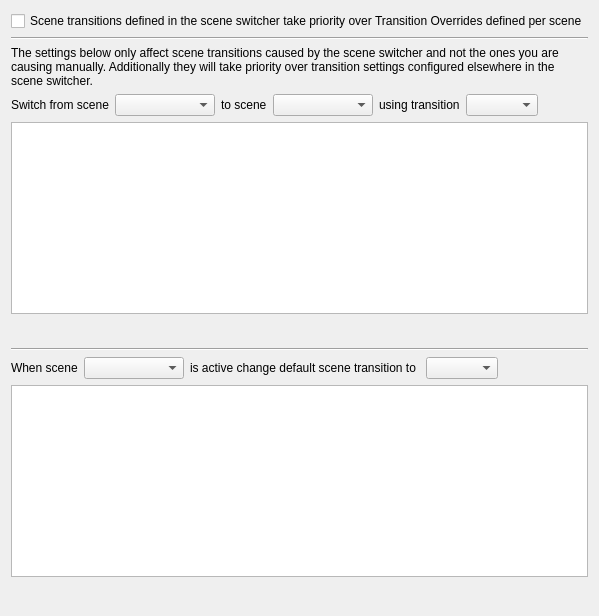
     <widget class="QWidget" name="transitionsTab">
      <attribute name="title">
       <string notr="true">Transition</string>
      </attribute>
      <layout class="QVBoxLayout" name="verticalLayout_15">
       <item>
        <layout class="QVBoxLayout" name="verticalLayout_14">
         <item>
          <widget class="QCheckBox" name="transitionOverridecheckBox">
           <property name="text">
            <string>Scene transitions defined in the scene switcher take priority over Transition Overrides defined per scene</string>
           </property>
          </widget>
         </item>
         <item>
          <widget class="Line" name="line_17">
           <property name="orientation">
            <enum>Qt::Horizontal</enum>
           </property>
          </widget>
         </item>
         <item>
          <widget class="QLabel" name="label_36">
           <property name="text">
            <string>&lt;html&gt;&lt;head/&gt;&lt;body&gt;&lt;p&gt;The settings below only affect scene transitions caused by the scene switcher and not the ones you are causing manually. Additionally they will take priority over transition settings configured elsewhere in the scene switcher.&lt;/p&gt;&lt;/body&gt;&lt;/html&gt;</string>
           </property>
           <property name="wordWrap">
            <bool>true</bool>
           </property>
          </widget>
         </item>
         <item>
          <layout class="QHBoxLayout" name="horizontalLayout_18">
           <item>
            <widget class="QLabel" name="label_19">
             <property name="text">
              <string>Switch from scene</string>
             </property>
            </widget>
           </item>
           <item>
            <widget class="QComboBox" name="transitionsScene1">
             <property name="sizePolicy">
              <sizepolicy hsizetype="Maximum" vsizetype="Fixed">
               <horstretch>0</horstretch>
               <verstretch>0</verstretch>
              </sizepolicy>
             </property>
             <property name="minimumSize">
              <size>
               <width>100</width>
               <height>0</height>
              </size>
             </property>
            </widget>
           </item>
           <item>
            <widget class="QLabel" name="label_20">
             <property name="text">
              <string>to scene</string>
             </property>
            </widget>
           </item>
           <item>
            <widget class="QComboBox" name="transitionsScene2">
             <property name="sizePolicy">
              <sizepolicy hsizetype="Maximum" vsizetype="Fixed">
               <horstretch>0</horstretch>
               <verstretch>0</verstretch>
              </sizepolicy>
             </property>
             <property name="minimumSize">
              <size>
               <width>100</width>
               <height>0</height>
              </size>
             </property>
            </widget>
           </item>
           <item>
            <widget class="QLabel" name="label_21">
             <property name="text">
              <string>using transition</string>
             </property>
            </widget>
           </item>
           <item>
            <widget class="QComboBox" name="transitionsTransitions"/>
           </item>
           <item>
            <spacer name="horizontalSpacer_16">
             <property name="orientation">
              <enum>Qt::Horizontal</enum>
             </property>
             <property name="sizeHint" stdset="0">
              <size>
               <width>40</width>
               <height>20</height>
              </size>
             </property>
            </spacer>
           </item>
          </layout>
         </item>
         <item>
          <widget class="QListWidget" name="sceneTransitions">
           <property name="sizePolicy">
            <sizepolicy hsizetype="Expanding" vsizetype="Expanding">
             <horstretch>0</horstretch>
             <verstretch>0</verstretch>
            </sizepolicy>
           </property>
           <property name="sortingEnabled">
            <bool>true</bool>
           </property>
          </widget>
         </item>
         <item>
          <layout class="QHBoxLayout" name="horizontalLayout_19">
           <property name="spacing">
            <number>4</number>
           </property>
           <item>
            <widget class="QPushButton" name="transitionsAdd">
             <property name="maximumSize">
              <size>
               <width>22</width>
               <height>22</height>
              </size>
             </property>
             <property name="flat">
              <bool>true</bool>
             </property>
             <property name="themeID" stdset="0">
              <string notr="true">addIconSmall</string>
             </property>
            </widget>
           </item>
           <item>
            <widget class="QPushButton" name="transitionsRemove">
             <property name="maximumSize">
              <size>
               <width>22</width>
               <height>22</height>
              </size>
             </property>
             <property name="flat">
              <bool>true</bool>
             </property>
             <property name="themeID" stdset="0">
              <string notr="true">removeIconSmall</string>
             </property>
            </widget>
           </item>
           <item>
            <spacer name="horizontalSpacer_17">
             <property name="orientation">
              <enum>Qt::Horizontal</enum>
             </property>
             <property name="sizeHint" stdset="0">
              <size>
               <width>5</width>
               <height>20</height>
              </size>
             </property>
            </spacer>
           </item>
          </layout>
         </item>
        </layout>
       </item>
       <item>
        <widget class="Line" name="line_3">
         <property name="orientation">
          <enum>Qt::Horizontal</enum>
         </property>
        </widget>
       </item>
       <item>
        <layout class="QVBoxLayout" name="verticalLayout_12">
         <item>
          <layout class="QHBoxLayout" name="horizontalLayout_30">
           <item>
            <widget class="QLabel" name="label_33">
             <property name="text">
              <string>When scene</string>
             </property>
            </widget>
           </item>
           <item>
            <widget class="QComboBox" name="defaultTransitionsScene">
             <property name="sizePolicy">
              <sizepolicy hsizetype="Maximum" vsizetype="Fixed">
               <horstretch>0</horstretch>
               <verstretch>0</verstretch>
              </sizepolicy>
             </property>
             <property name="minimumSize">
              <size>
               <width>100</width>
               <height>0</height>
              </size>
             </property>
            </widget>
           </item>
           <item>
            <widget class="QLabel" name="label_34">
             <property name="text">
              <string>is active change default scene transition to </string>
             </property>
            </widget>
           </item>
           <item>
            <widget class="QComboBox" name="defaultTransitionsTransitions"/>
           </item>
           <item>
            <spacer name="horizontalSpacer_28">
             <property name="orientation">
              <enum>Qt::Horizontal</enum>
             </property>
             <property name="sizeHint" stdset="0">
              <size>
               <width>40</width>
               <height>20</height>
              </size>
             </property>
            </spacer>
           </item>
          </layout>
         </item>
         <item>
          <widget class="QListWidget" name="defaultTransitions">
           <property name="sizePolicy">
            <sizepolicy hsizetype="Expanding" vsizetype="Expanding">
             <horstretch>0</horstretch>
             <verstretch>0</verstretch>
            </sizepolicy>
           </property>
           <property name="sortingEnabled">
            <bool>true</bool>
           </property>
          </widget>
         </item>
         <item>
          <layout class="QHBoxLayout" name="horizontalLayout_29">
           <item>
            <widget class="QPushButton" name="defaultTransitionsAdd">
             <property name="maximumSize">
              <size>
               <width>22</width>
               <height>22</height>
              </size>
             </property>
             <property name="flat">
              <bool>true</bool>
             </property>
             <property name="themeID" stdset="0">
              <string notr="true">addIconSmall</string>
             </property>
            </widget>
           </item>
           <item>
            <widget class="QPushButton" name="defaultTransitionsRemove">
             <property name="maximumSize">
              <size>
               <width>22</width>
               <height>22</height>
              </size>
             </property>
             <property name="flat">
              <bool>true</bool>
             </property>
             <property name="themeID" stdset="0">
              <string notr="true">removeIconSmall</string>
             </property>
            </widget>
           </item>
           <item>
            <spacer name="horizontalSpacer_27">
             <property name="orientation">
              <enum>Qt::Horizontal</enum>
             </property>
             <property name="sizeHint" stdset="0">
              <size>
               <width>40</width>
               <height>20</height>
              </size>
             </property>
            </spacer>
           </item>
          </layout>
         </item>
        </layout>
       </item>
      </layout>
     </widget>
